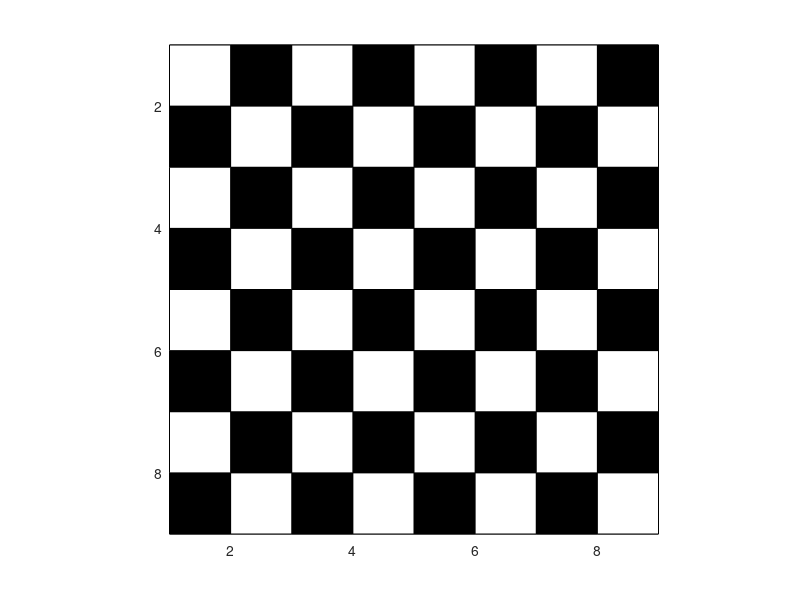

MATLAB code to generate this figure:
background = zeros(8,8);

for i = 1:9
    for j= 1:9
        if(mod((i+j), 2) == 0)
            background(j,i) = 1;
        else
           background(j,i) = -1; 
        end
    end
end

pcolor(background);
colormap(gray(2));
axis ij;
axis square;
hold on;